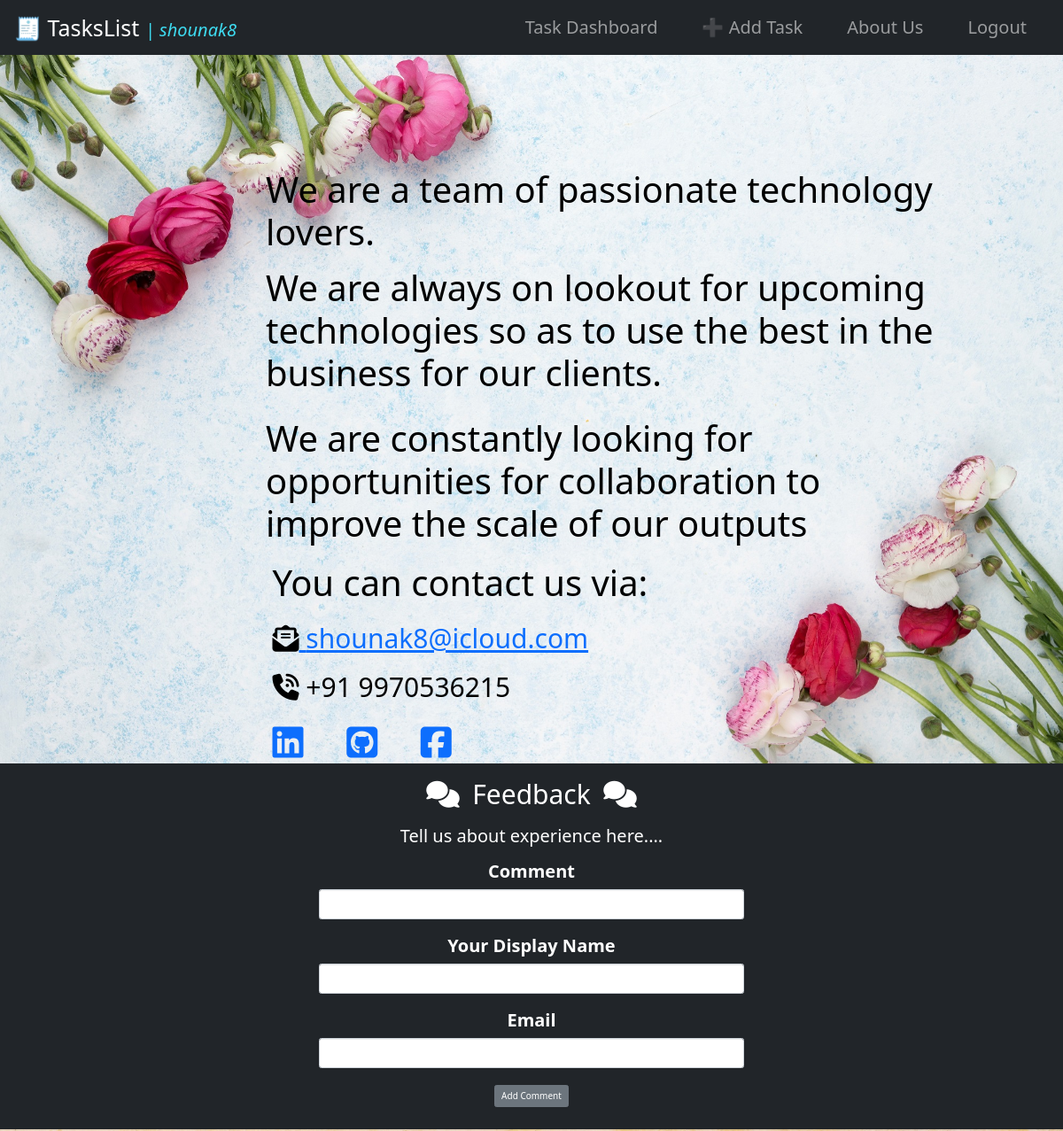
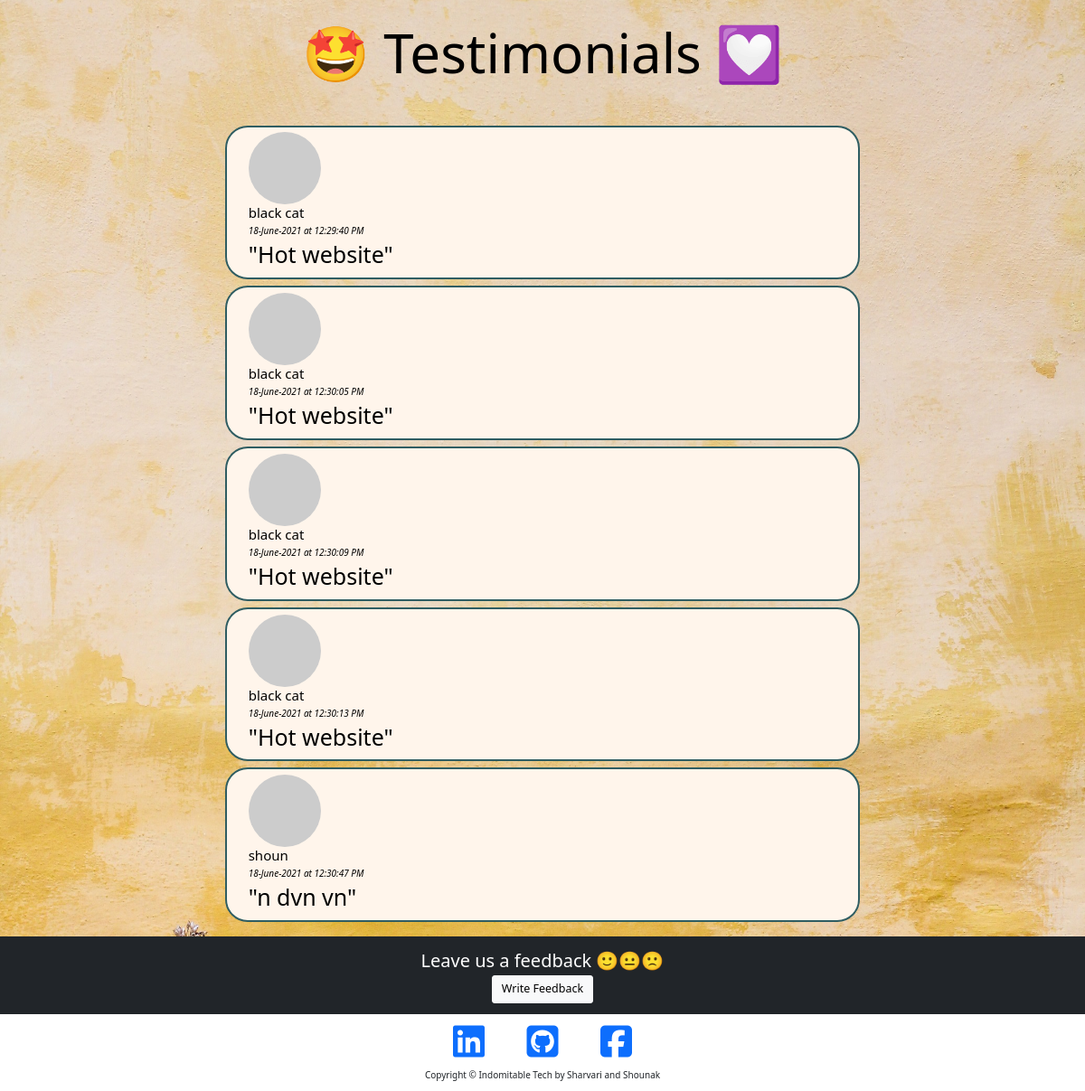
The page /about (signed in) on the database its author committed (2 pictures, top to bottom).
### main.py (models this page shows)
class UsersDB(UserMixin, db.Model):
    __tablename__ = "users"
    id = db.Column(db.Integer, primary_key=True)
    email = db.Column(db.String(250), unique=True, nullable=False)
    username = db.Column(db.String(250), unique=True, nullable=False)
    password = db.Column(db.String(100), nullable=False)
    registration_date = db.Column(db.String(100), nullable=False)
    user_tasks = relationship('TasksDB', back_populates='tasks')

class FeedbackFormDB(db.Model):
    __tablename__ = "comments"
    id = db.Column(db.Integer, primary_key=True)
    comment = db.Column(db.Text, nullable=False)
    commentator_name = db.Column(db.Text, nullable=False)
    commentator_email = db.Column(db.Text, nullable=False)
    comment_date = db.Column(db.String(100), nullable=False)

### main.py (the view, shortened to what this page needs)
@app.route("/about", methods=["GET", "POST"])
def about():
    feedback_form = FeedbackForm()
    feedback_display = FeedbackFormDB.query.all()
    return render_template("about.html", feedback_form=feedback_form, feedback_display=feedback_display,
                           logged_in=current_user.is_authenticated,current_user=current_user)

### forms.py
class FeedbackForm(FlaskForm):
    comment = StringField("Comment", validators=[DataRequired()])
    commentator_name = StringField("Your Display Name", validators=[DataRequired()])
    commentator_email = StringField("Email",validators=[DataRequired(),Email()])
    submit = SubmitField("Add Comment")

### main.py (called while the page is built)
@login_manager.user_loader
def load_user(user_id):
    return UsersDB.query.get(int(user_id))

### templates/about.html (shortened to what this page needs)
{% extends 'bootstrap/base.html' %}
{% import "bootstrap/wtf.html" as wtf %}
{% block content %}
{% include "header.html" %}
<header class="masthead "
        style="background-image: url({{ url_for('static', filename='images/about.jpg')}});
        background-repeat:no-repeat;background-size:cover; background-position: center center;height:800px;">
    <div class="container-fluid start-end"
         style="width:80%;text-align:left; margin:auto;padding:10% 0 0 15%; color:black;">
        <h1 style="padding:1% 0;font-size:4rem;"> We are a team of passionate technology lovers.
            <p style="padding:2% 0;">We are always on lookout for upcoming technologies so as to use the best in the business for our clients.</p>
            We are constantly looking for opportunities for collaboration to improve the scale of our outputs </h1>
        <div class="container-fluid contact-info">
            <p style="font-size:4rem;">You can contact us via:</p>
            <p style="font-size:3rem;"><i class="fas fa-envelope-open-text"></i><a href="mailto:shounak8@icloud.com">
                shounak8@icloud.com</a></p>
            <p style="font-size:30px;"><i class="fas fa-phone-volume"></i> +91 9970536215</p>
            <p style="font-size:40px;">
                <a href="https://www.linkedin.com/in/shounak-deshpande-ab80b0105/"><i class="fab fa-linkedin"></i></a>
                <a href="https://github.com/shounak8" style="padding: 0 5%;"><i class="fab fa-github-square"></i></a>
                <a href="https://www.facebook.com/shounak.deshpande"><i class="fab fa-facebook-square"></i></a>
            </p>
        </div>
    </div>
</header>
<div class="container-fluid"
     style="background-color:#212529;color:white;text-align:center;font-size:2rem;padding:1% 0 0 0;">
    <div id="feedback_id" style="width:40%;margin:auto;padding:0 0 2% 0;color:white;">
        <p style="font-size:3rem;"><i class="fas fa-comments" style="padding:0 3%;"></i>Feedback<i
                class="fas fa-comments" style="padding:0 3%;"></i></p>
        <p>Tell us about experience here....</p>
        {{ wtf.quick_form(feedback_form, novalidate=True, button_map={"submit": "secondary"}) }}
    </div>
</div>
<div style="color:black;background-image: url({{ url_for('static', filename='images/testimonial.jpg')}});
background-repeat:repeat;background-size:cover; background-position: center center;">
    <h1 style="text-align:center;padding:2%;font-size:6rem;">🤩 Testimonials 💟</h1>
    <div style="padding:1%;">
        {% for feedback in feedback_display %}
        <div style="padding:0.3%;">
            <div style="border-radius: 25px; background-color:#FFF5EB;border: 2px solid #2F5D62;
                      padding: 0.5% 2%;
                      width: 60%; margin:auto;">
                <div class="commenterImage">
                    <img style="border-radius:50%;" src="{{ feedback.commentator_email | gravatar }}"/>
                </div>
                <h4 style="font:italic bold;">{{feedback.commentator_name}}</h4>
                <h6 style="font-style:italic;">{{feedback.comment_date}}</h6>
                <h1>"{{feedback.comment}}"</h1>
            </div>
        </div>
        {% endfor %}
    </div>
</div>
{% include "footer.html" %}
{% endblock %}

### templates/header.html (shortened to what this page needs)
<!DOCTYPE html>
<html lang="en">
<head>
    <link href="https://cdn.jsdelivr.net/npm/bootstrap@5.0.1/dist/css/bootstrap.min.css"
 rel="stylesheet">
    <link href="{{ url_for('static', filename='css/styles.css')}}" rel="stylesheet">
</head>
<body>
<div class="container-fluid" style="padding:0;margin:0;">
    <nav class="navbar sticky navbar-expand-lg navbar-dark bg-dark container-fluid" style="border-radius:0;margin:0;">
        <div class="container-fluid">
            <h1 style="margin:auto;color:white;">🧾 TasksList <span style="font-style:italic;font-size:2rem;color:#3EDBF0;"> | {{current_user.username}}</span></h1>
            <div class="collapse navbar-collapse " id="navbarNav" style="padding:0; font-size:2rem;">
                <ul class="navbar-nav ms-auto">
                    {% if logged_in %}
                    <li class="nav-item ">
                        <a aria-current="page" class="nav-link" href="{{url_for('todo')}}">Task Dashboard</a>
                    </li>
                    <li class="nav-item ">
                        <a class="nav-link" href="{{url_for('add_task')}}">➕ Add Task</a>
                    </li>
                    <li class="nav-item ">
                        <a class="nav-link" href="{{url_for('about')}}">About Us</a>
                    </li>
                    <li class="nav-item ">
                        <a class="nav-link" href="{{url_for('logout')}}">Logout</a>
                    </li>
                    {% endif %}
                </ul>
            </div>
        </div>
    </nav>
</div>

### static/css/styles.css (style rules this page uses)
.navbar li { margin-left : 1em; margin-right : 1em; }

### rows shown on the page
UsersDB: username "shounak8"
FeedbackFormDB: commentator_name "black cat", comment_date "18-June-2021 at 12:29:40 PM", comment "Hot website"
FeedbackFormDB: commentator_name "black cat", comment_date "18-June-2021 at 12:30:05 PM", comment "Hot website"
FeedbackFormDB: commentator_name "black cat", comment_date "18-June-2021 at 12:30:09 PM", comment "Hot website"
FeedbackFormDB: commentator_name "black cat", comment_date "18-June-2021 at 12:30:13 PM", comment "Hot website"
FeedbackFormDB: commentator_name "shoun", comment_date "18-June-2021 at 12:30:47 PM", comment "n dvn vn"
